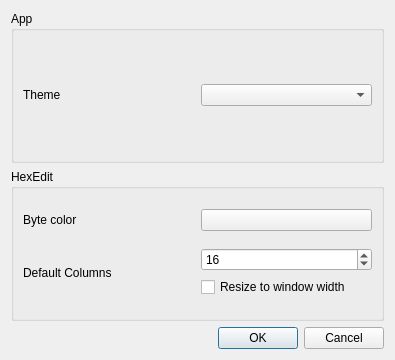
<?xml version="1.0" encoding="UTF-8"?>
<ui version="4.0">
 <class>OptionsDialog</class>
 <widget class="QDialog" name="OptionsDialog">
  <property name="geometry">
   <rect>
    <x>0</x>
    <y>0</y>
    <width>395</width>
    <height>360</height>
   </rect>
  </property>
  <property name="windowTitle">
   <string>Options</string>
  </property>
  <layout class="QVBoxLayout" name="verticalLayout">
   <item>
    <widget class="QGroupBox" name="gbApp">
     <property name="title">
      <string>App</string>
     </property>
     <layout class="QGridLayout" name="gridLayout_2">
      <item row="2" column="0">
       <layout class="QHBoxLayout" name="horizontalLayout">
        <item>
         <widget class="QLabel" name="labelHexEditColors">
          <property name="text">
           <string>Theme</string>
          </property>
         </widget>
        </item>
        <item>
         <widget class="QComboBox" name="colorsBox">
          <property name="editable">
           <bool>false</bool>
          </property>
          <property name="currentIndex">
           <number>-1</number>
          </property>
         </widget>
        </item>
       </layout>
      </item>
     </layout>
    </widget>
   </item>
   <item>
    <widget class="QGroupBox" name="gbHexEdit">
     <property name="title">
      <string>HexEdit</string>
     </property>
     <layout class="QVBoxLayout" name="verticalLayout_3">
     <item>
      <layout class="QHBoxLayout" name="horizontalLayout_4">
       <item>
        <widget class="QLabel" name="labelHexEditWidgetColors">
         <property name="text">
          <string>Byte color</string>
         </property>
        </widget>
       </item>
       <item>
        <widget class="QPushButton" name="byteColorHexEdit">
        </widget>
       </item>
      </layout>
     </item>
      <item>
       <layout class="QHBoxLayout" name="horizontalLayout_2">
        <item>
         <widget class="QLabel" name="hexColumnsLabel">
          <property name="text">
           <string>Default Columns</string>
          </property>
         </widget>
        </item>
        <item>
         <layout class="QVBoxLayout" name="verticalLayout_2">
          <item>
           <widget class="QSpinBox" name="hexColumnsSpinBox">
            <property name="minimum">
             <number>1</number>
            </property>
            <property name="maximum">
             <number>1024</number>
            </property>
            <property name="value">
             <number>16</number>
            </property>
           </widget>
          </item>
          <item>
           <widget class="QCheckBox" name="hexColumnsAutoCheckBox">
            <property name="text">
             <string>Resize to window width</string>
            </property>
           </widget>
          </item>
         </layout>
        </item>
       </layout>
      </item>
     </layout>
    </widget>
   </item>
   <item>
    <widget class="QDialogButtonBox" name="buttonBox">
     <property name="orientation">
      <enum>Qt::Horizontal</enum>
     </property>
     <property name="standardButtons">
      <set>QDialogButtonBox::Cancel|QDialogButtonBox::Ok</set>
     </property>
    </widget>
   </item>
  </layout>
 </widget>
 <tabstops>
  <tabstop>buttonBox</tabstop>
 </tabstops>
 <resources/>
 <connections>
  <connection>
   <sender>buttonBox</sender>
   <signal>rejected()</signal>
   <receiver>OptionsDialog</receiver>
   <slot>reject()</slot>
   <hints>
    <hint type="sourcelabel">
     <x>290</x>
     <y>160</y>
    </hint>
    <hint type="destinationlabel">
     <x>286</x>
     <y>168</y>
    </hint>
   </hints>
  </connection>
  <connection>
   <sender>buttonBox</sender>
   <signal>accepted()</signal>
   <receiver>OptionsDialog</receiver>
   <slot>accept()</slot>
   <hints>
    <hint type="sourcelabel">
     <x>222</x>
     <y>154</y>
    </hint>
    <hint type="destinationlabel">
     <x>157</x>
     <y>168</y>
    </hint>
   </hints>
  </connection>
 </connections>
</ui>
